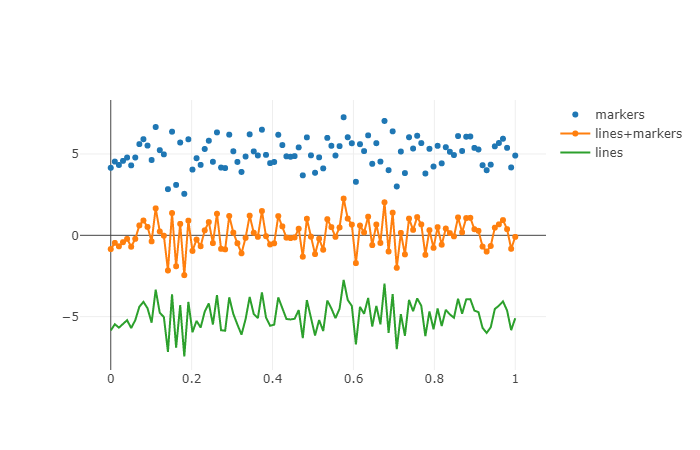

Python code for this plot:
import numpy as np
import pandas as pd
import plotly.offline as pyo
import plotly.graph_objs as go

N = 100
random_x = np.linspace(0, 1, N)
random_y = np.random.randn(N)

# Create traces
trace0 = go.Scatter(
    x = random_x,
    y = random_y+5,
    mode = 'markers',
    name = 'markers'
)
trace1 = go.Scatter(
    x = random_x,
    y = random_y,
    mode = 'lines+markers',
    name = 'lines+markers'
)
trace2 = go.Scatter(
    x = random_x,
    y = random_y-5,
    mode = 'lines',
    name = 'lines'
)

data = [trace0, trace1, trace2]
pyo.plot(data, filename='scatter-mode')
